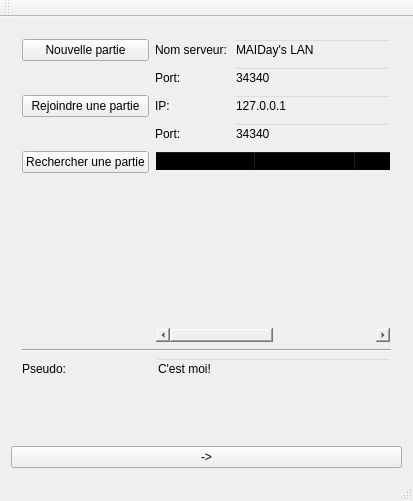
<?xml version="1.0" encoding="UTF-8"?>
<ui version="4.0">
 <class>MainWindow</class>
 <widget class="QMainWindow" name="MainWindow">
  <property name="geometry">
   <rect>
    <x>0</x>
    <y>0</y>
    <width>413</width>
    <height>501</height>
   </rect>
  </property>
  <property name="windowTitle">
   <string>MainWindow</string>
  </property>
  <property name="styleSheet">
   <string notr="true">QLineEdit{
background: transparent;
}</string>
  </property>
  <widget class="QWidget" name="centralWidget">
   <layout class="QGridLayout" name="gridLayout_3">
    <item row="0" column="0">
     <widget class="QStackedWidget" name="pages">
      <property name="currentIndex">
       <number>0</number>
      </property>
      <widget class="QWidget" name="pageMenu">
       <layout class="QGridLayout" name="gridLayout_2">
        <item row="1" column="1">
         <widget class="QPushButton" name="creerServeur">
          <property name="text">
           <string>Nouvelle partie</string>
          </property>
         </widget>
        </item>
        <item row="13" column="1">
         <widget class="QPushButton" name="rechercheBouton">
          <property name="text">
           <string>Rechercher une partie</string>
          </property>
         </widget>
        </item>
        <item row="21" column="1">
         <spacer name="verticalSpacer">
          <property name="orientation">
           <enum>Qt::Vertical</enum>
          </property>
          <property name="sizeHint" stdset="0">
           <size>
            <width>20</width>
            <height>40</height>
           </size>
          </property>
         </spacer>
        </item>
        <item row="18" column="1" colspan="3">
         <widget class="Line" name="line">
          <property name="orientation">
           <enum>Qt::Horizontal</enum>
          </property>
         </widget>
        </item>
        <item row="13" column="2" rowspan="2" colspan="2">
         <widget class="QTableWidget" name="rechecheView">
          <property name="styleSheet">
           <string notr="true">background: transparent;</string>
          </property>
          <property name="editTriggers">
           <set>QAbstractItemView::NoEditTriggers</set>
          </property>
          <property name="selectionBehavior">
           <enum>QAbstractItemView::SelectRows</enum>
          </property>
          <property name="showGrid">
           <bool>true</bool>
          </property>
          <property name="gridStyle">
           <enum>Qt::DashLine</enum>
          </property>
          <property name="rowCount">
           <number>0</number>
          </property>
          <property name="columnCount">
           <number>4</number>
          </property>
          <attribute name="verticalHeaderVisible">
           <bool>false</bool>
          </attribute>
          <attribute name="verticalHeaderDefaultSectionSize">
           <number>20</number>
          </attribute>
          <column>
           <property name="text">
            <string>IP</string>
           </property>
          </column>
          <column>
           <property name="text">
            <string>Port</string>
           </property>
          </column>
          <column>
           <property name="text">
            <string>Nom</string>
           </property>
          </column>
          <column>
           <property name="text">
            <string>Joueurs</string>
           </property>
          </column>
         </widget>
        </item>
        <item row="4" column="1">
         <widget class="QPushButton" name="creerClient">
          <property name="text">
           <string>Rejoindre une partie</string>
          </property>
         </widget>
        </item>
        <item row="4" column="2">
         <widget class="QLabel" name="laIp">
          <property name="text">
           <string>IP:</string>
          </property>
         </widget>
        </item>
        <item row="4" column="3">
         <widget class="QLineEdit" name="edIp">
          <property name="text">
           <string>127.0.0.1</string>
          </property>
         </widget>
        </item>
        <item row="5" column="2">
         <widget class="QLabel" name="laPortPartie">
          <property name="text">
           <string>Port:</string>
          </property>
         </widget>
        </item>
        <item row="5" column="3">
         <widget class="QLineEdit" name="edPortPartie">
          <property name="text">
           <string>34340</string>
          </property>
         </widget>
        </item>
        <item row="14" column="1">
         <spacer name="verticalSpacer_2">
          <property name="orientation">
           <enum>Qt::Vertical</enum>
          </property>
          <property name="sizeHint" stdset="0">
           <size>
            <width>20</width>
            <height>40</height>
           </size>
          </property>
         </spacer>
        </item>
        <item row="3" column="2">
         <widget class="QLabel" name="laPortServeur">
          <property name="text">
           <string>Port:</string>
          </property>
         </widget>
        </item>
        <item row="3" column="3">
         <widget class="QLineEdit" name="serveurPort">
          <property name="text">
           <string>34340</string>
          </property>
         </widget>
        </item>
        <item row="1" column="2">
         <widget class="QLabel" name="laNomServeur">
          <property name="text">
           <string>Nom serveur:</string>
          </property>
         </widget>
        </item>
        <item row="1" column="3">
         <widget class="QLineEdit" name="edNomServeur">
          <property name="text">
           <string>MAIDay's LAN</string>
          </property>
         </widget>
        </item>
        <item row="19" column="1">
         <widget class="QLabel" name="laPseudo">
          <property name="text">
           <string>Pseudo:</string>
          </property>
         </widget>
        </item>
        <item row="19" column="2" colspan="2">
         <widget class="QLineEdit" name="edPseudo">
          <property name="text">
           <string>C'est moi!</string>
          </property>
         </widget>
        </item>
       </layout>
      </widget>
      <widget class="QWidget" name="pageChargement">
       <layout class="QGridLayout" name="gridLayout_4"/>
      </widget>
      <widget class="QWidget" name="pageJeu">
       <layout class="QGridLayout" name="gridLayout">
        <item row="0" column="0">
         <widget class="QGraphicsView" name="view">
          <property name="renderHints">
           <set>QPainter::Antialiasing|QPainter::HighQualityAntialiasing|QPainter::SmoothPixmapTransform|QPainter::TextAntialiasing</set>
          </property>
          <property name="cacheMode">
           <set>QGraphicsView::CacheBackground</set>
          </property>
         </widget>
        </item>
       </layout>
      </widget>
     </widget>
    </item>
    <item row="1" column="0">
     <widget class="QPushButton" name="suivant">
      <property name="text">
       <string>-&gt;</string>
      </property>
     </widget>
    </item>
   </layout>
  </widget>
  <widget class="QMenuBar" name="menuBar">
   <property name="geometry">
    <rect>
     <x>0</x>
     <y>0</y>
     <width>413</width>
     <height>21</height>
    </rect>
   </property>
  </widget>
  <widget class="QToolBar" name="mainToolBar">
   <attribute name="toolBarArea">
    <enum>TopToolBarArea</enum>
   </attribute>
   <attribute name="toolBarBreak">
    <bool>false</bool>
   </attribute>
  </widget>
  <widget class="QStatusBar" name="statusBar"/>
 </widget>
 <layoutdefault spacing="6" margin="11"/>
 <resources/>
 <connections/>
</ui>
